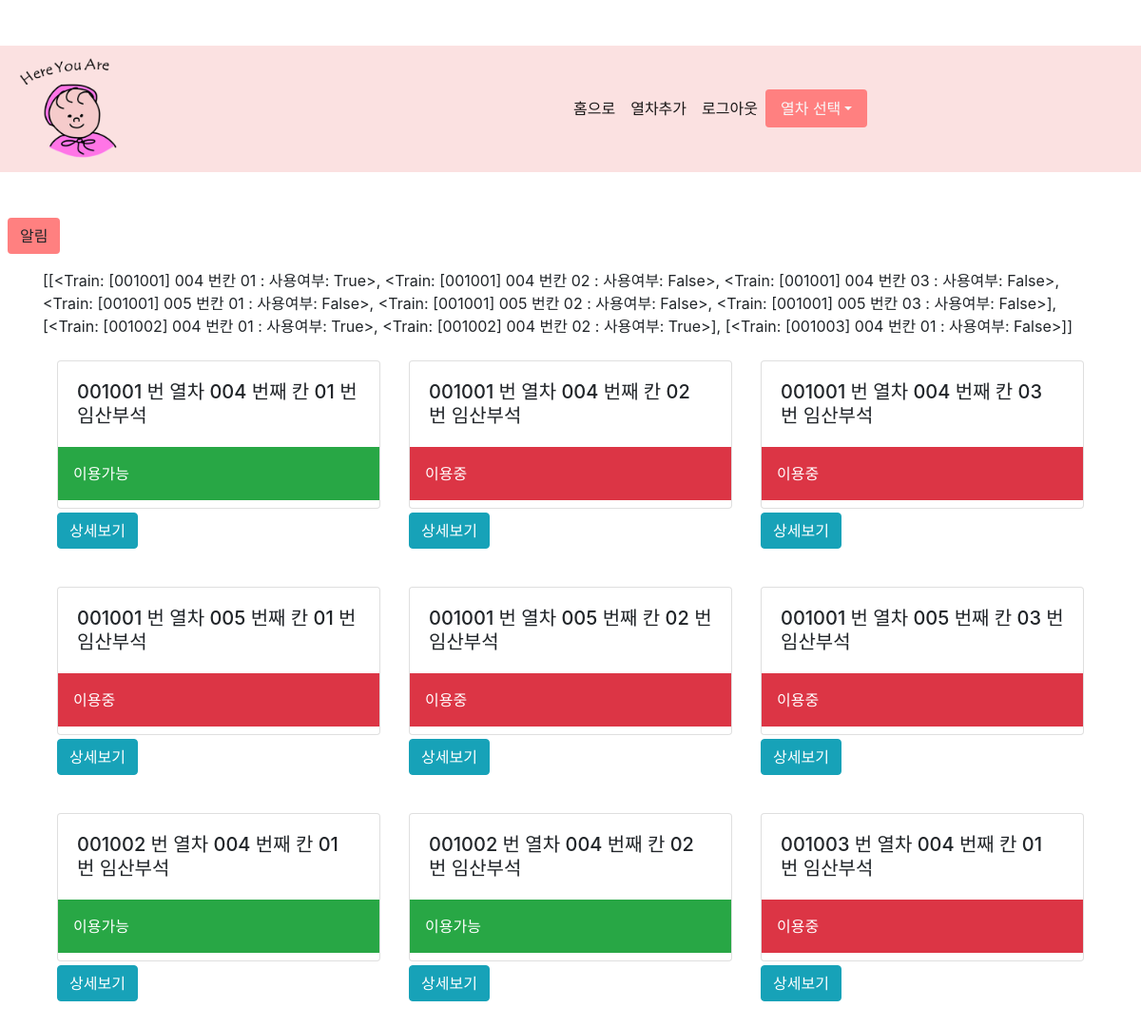
The page /webserver/ (signed in) on the database its author committed.
### webserver/models.py (models this page shows)
class Train(models.Model):
    train_no = models.CharField(max_length=10)
    slot_no = models.CharField(max_length=10)
    seat_no = models.CharField(max_length=10)
    empty = models.BooleanField()
    def __str__(self):
        return f'[{self.train_no}] {self.slot_no} 번칸 {self.seat_no} : 사용여부: {self.empty}'

### webserver/views.py (the view)
# urls.py: path('', views.index, name="index"),
def index(request):
    trains = Train.objects.all()
    train_list = list(Train.objects.filter().values('train_no').order_by('train_no').distinct())
    print(type(train_list))
    print(train_list)
    train_no_list = []
    t_list = []
    for train in train_list:
        print(train.get('train_no'))
        train_no = train.get('train_no')
        train_no_list.append(train_no)
        my_train = Train.objects.filter(train_no=train_no)
        t_list.append(list(my_train))
    notifications = Notification.objects.all()
    context = {
        'train_no_list' : train_no_list,
        'tt' : t_list,
        'trains' : trains,
        'notifications': notifications,
    }
    return render(request, 'webserver/index.html', context)

### config/templates/webserver/index.html (shortened to what this page needs)
{% extends 'base.html' %}
{% load bootstrap4 %}
{% block notify %}
  <div class="ml-2">
    <p>
      <button class="btn" type="button" data-toggle="collapse" data-target="#collapseExample" aria-expanded="false" aria-controls="collapseExample" style="background-color: rgb(255, 128, 128)">
        알림
      </button>
    </p>
  </div>
{% endblock notify %}
{% block body %}
{{tt}}
<div class="container">
  <div class="row mt-4">
    {% if user.is_authenticated %}
      {% for train in trains %}
        {% include 'webserver/_trains.html' %}
      {% empty %}
      <p>열차에 대한 정보가 없습니다.</p>
      {% endfor %}
    {% else %}
      <p>관리자 전용 </p>
    {% endif %}
  </div>
{% endblock  %}

### config/templates/webserver/_trains.html
<div class="col-12 col-sm-6 col-md-4 mb-3">
  <div class="card">
    <div class="card-body">
      <h5 style="display : inline;" class="card-title">
        {{ train.train_no }} 번 열차 {{train.slot_no}} 번째 칸 {{train.seat_no}} 번 임산부석
      </h5>
    </div>
    {% if train.empty  %}
      <span class="p-3 mb-2 bg-success text-white">이용가능</span>
    {% else %}
      <span class="p-3 mb-2 bg-danger text-white">이용중</span>
    {% endif %}
  </div>
  <a href="{% url 'webserver:detail' train.pk %}" class="mt-1 mb-4 btn btn-info">상세보기</a>
</div>

### rows shown on the page
Train: train_no+slot_no+seat_no "[[<Train: [001001] 004 번칸 01 : 사용여부: True>, <Train: [001001] 004 번칸 02 : 사용여부: False>, <Train: [001001] 004 번칸 03 : 사용여부: False>, <Train: [001001] 005 번칸 01 : 사용여부: False>, <Train: [001001] 005 번칸 02 : 사용여부: False>, <Train: [001001] 005 번칸 03 : 사용여부: False>], [<Train: [001002] 004 번칸 01 : 사용여부: True>, <Train: [001002] 004 번칸 02 : 사용여부: True>], [<Train: [001003] 004 번칸 01 : 사용여부: False>]]", train_no "001001", slot_no "004", seat_no "01", shows "이용가능"
Train: train_no "001001", slot_no "004", seat_no "02", shows "이용중"
Train: train_no "001001", slot_no "004", seat_no "03", shows "이용중"
Train: train_no "001001", slot_no "005", seat_no "01", shows "이용중"
Train: train_no "001001", slot_no "005", seat_no "02", shows "이용중"
Train: train_no "001001", slot_no "005", seat_no "03", shows "이용중"
Train: train_no "001002", slot_no "004", seat_no "01", empty "이용가능"
Train: train_no "001002", slot_no "004", seat_no "02", empty "이용가능"
Train: train_no "001003", slot_no "004", seat_no "01", empty "이용중"
